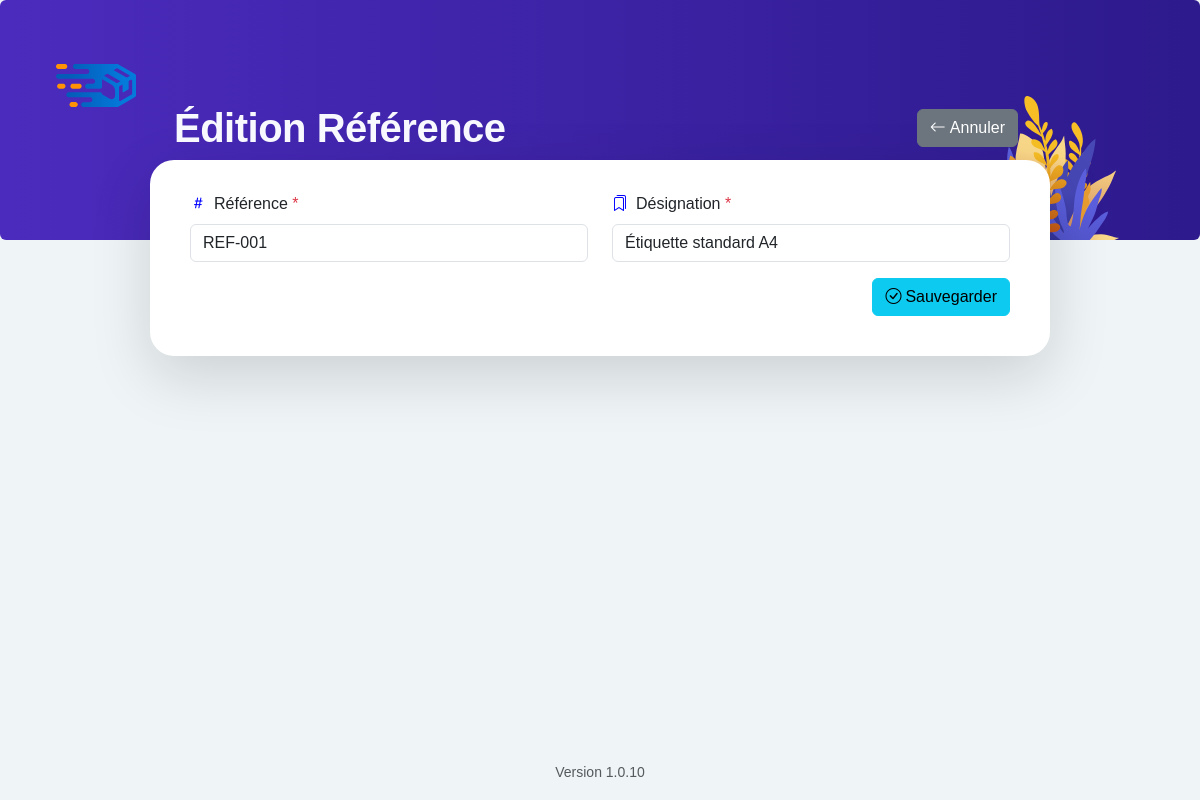
Before: /index.php?page=editer-reference&id=1 with the older database file.
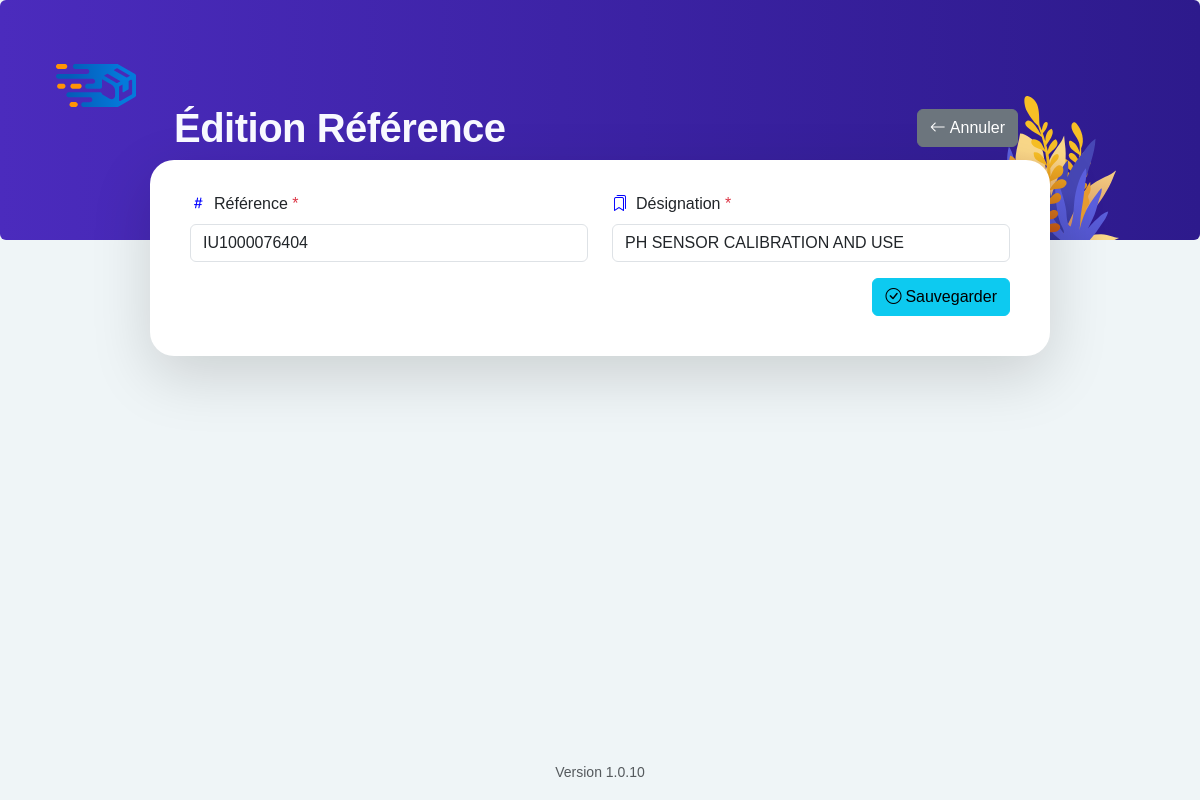
After: the same page with the newer database file.
### tables this page shows
CREATE TABLE IF NOT EXISTS `references` (
    id INT AUTO_INCREMENT PRIMARY KEY,
    reference VARCHAR(100) NOT NULL,
    designation VARCHAR(255) NOT NULL,
    created_at TIMESTAMP DEFAULT CURRENT_TIMESTAMP,
    updated_at TIMESTAMP DEFAULT CURRENT_TIMESTAMP ON UPDATE CURRENT_TIMESTAMP,
    UNIQUE KEY unique_reference_designation (reference, designation)
);

### config/database.php (called while the page is built, shortened)
<?php
class Database {
    private $host = "localhost";
    private $db_name = "etiquette_db";
    private $username = "root";
    private $password = "";
    public function getConnection() {
        $this->conn = null;
        try {
            $this->conn = new PDO(
                "mysql:host=" . $this->host . ";dbname=" . $this->db_name,
                $this->username,
                $this->password
            );
            $this->conn->exec("set names utf8");
            $this->conn->setAttribute(PDO::ATTR_ERRMODE, PDO::ERRMODE_EXCEPTION);
        } catch(PDOException $exception) {
            echo "Erreur de connexion : " . $exception->getMessage();
        }
        return $this->conn;
    }
}

### models/Reference.php (called while the page is built, shortened)
<?php
class Reference {
    private $conn;
    private $table_name = "`references`";
    public $id;
    public function __construct($db) {
        $this->conn = $db;
    }
    public function readOne() {
        $query = "SELECT * FROM " . $this->table_name . " WHERE id = ? LIMIT 0,1";
        $stmt = $this->conn->prepare($query);
        $stmt->bindParam(1, $this->id);
        $stmt->execute();
        $row = $stmt->fetch(PDO::FETCH_ASSOC);
        if($row) {
            return $row;
        }
        return false;
    }
}

### views/references/edition.php (the view, shortened to what this page needs)
<?php require_once 'views/layouts/header.php'; ?>
<div class="container mt-4 col-md-9 overview-card">
    <div class="d-flex justify-content-between align-items-center mb-4 header-table">
        <h1 class="greeting-title">Édition Référence</h1>
        <div>
            <a href="index.php?page=ajout-reference" class="btn btn-secondary me-2">
                <i class="bi bi-arrow-left me-1"></i>Annuler
            </a>
        </div>
    </div>
    <div class="card">
        <div class="card-body">
            <form id="referenceForm" action="index.php?page=modifier-reference" method="POST">
                <div class="row">
                    <div class="col-md-6">
                        <i class="bi bi-hash blue icons"></i><label for="reference" class="form-label">Référence <span class="text-danger">*</span></label>
                        <input type="text" class="form-control" id="reference" name="reference" required
                               value="<?php echo htmlspecialchars($referenceData['reference']); ?>"
                               placeholder="Entrez la référence">
                    </div>
                    <div class="col-md-6 mb-3">
                        <i class="bi bi-bookmarks blue icons"></i></i><label for="designation" class="form-label">Désignation <span class="text-danger">*</span></label>
                        <input type="text" class="form-control" id="designation" name="designation" required
                               value="<?php echo htmlspecialchars($referenceData['designation']); ?>"
                               placeholder="Entrez la désignation">
                    </div>
                </div>
                <div class="text-end">
                    <button type="submit" form="referenceForm" class="btn btn-info">
                        <i class="bi bi-check-circle me-1"></i>Sauvegarder
                    </button>
                </div>
            </form>
        </div>
    </div>
</div>
<?php require_once 'views/layouts/footer.php'; ?>

Changed rows visible on the page:
changed references: reference "REF-001" → "IU1000076404"; designation "Étiquette standard A4" → "PH SENSOR CALIBRATION AND USE"
